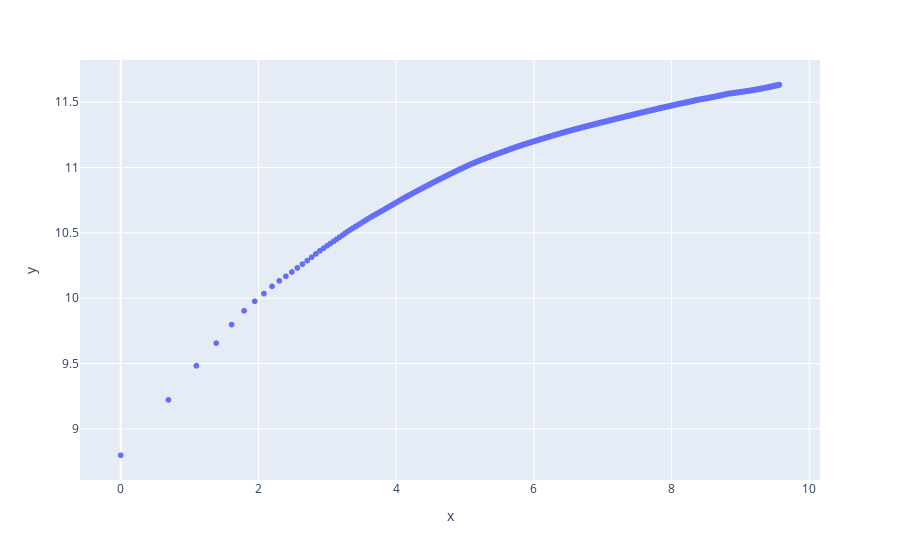

Source (notebook cell):
### Code cell
px.scatter(x=np.log(index),y=np.log(cumulative))

### Figure 1 — Plotly figure (JSON) as saved in the notebook; plotly's stock layout.template omitted (floating-point values rounded to 4 significant figures; data arrays with more than 128 entries replaced by an {"elided": "..."} marker saying what was removed)
{"data": [{"hovertemplate": "x=%{x}<br>y=%{y}<extra></extra>", "legendgroup": "", "marker": {"color": "#636efa", "symbol": "circle"}, "mode": "markers", "name": "", "showlegend": false, "type": "scattergl", "x": {"elided": "14227 float values"}, "xaxis": "x", "y": {"elided": "14227 float values"}, "yaxis": "y"}], "layout": {"legend": {"tracegroupgap": 0}, "margin": {"t": 60}, "xaxis": {"anchor": "y", "domain": [0, 1], "title": {"text": "x"}}, "yaxis": {"anchor": "x", "domain": [0, 1], "title": {"text": "y"}}}}
